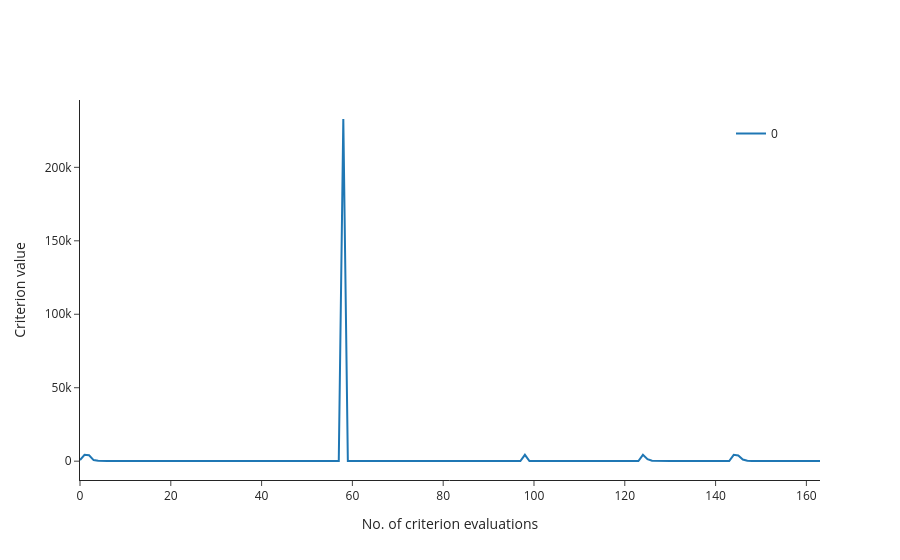

Notebook cell for this chart:
### Markdown cell above
### Plot criterion value at each iteration and number of criterion evaluations before reaching a solution

### Code cell
fig = om.criterion_plot(res_lbfgsb)
fig

### Figure 1 — Plotly figure (JSON) as saved in the notebook; plotly's stock layout.template omitted (floating-point values rounded to 4 significant figures; data arrays with more than 128 entries replaced by an {"elided": "..."} marker saying what was removed)
{"data": [{"legendgroup": "0", "line": {"color": "#1F77B4"}, "mode": "lines", "name": "0", "showlegend": true, "type": "scatter", "x": {"elided": "164 int values"}, "y": {"elided": "164 float values"}}], "layout": {"legend": {"x": 0.95, "xanchor": "right", "y": 0.95, "yanchor": "top"}, "margin": {}, "title": {}, "xaxis": {"title": {"text": "No. of criterion evaluations"}}, "yaxis": {"title": {"text": "Criterion value"}}}}
